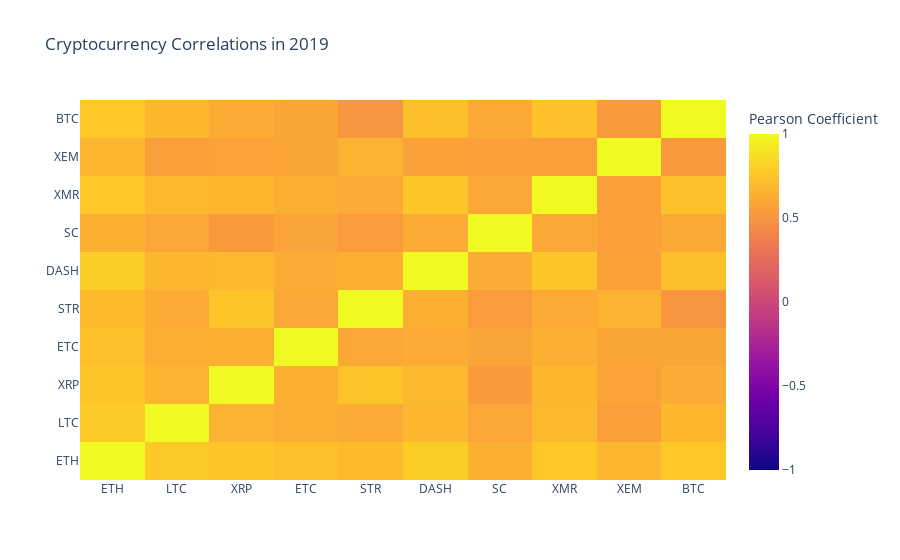

The cell this chart's notebook holds for it:
### Code cell
correlation_heatmap(combined_df_2019.pct_change(), "Cryptocurrency Correlations in 2019")
